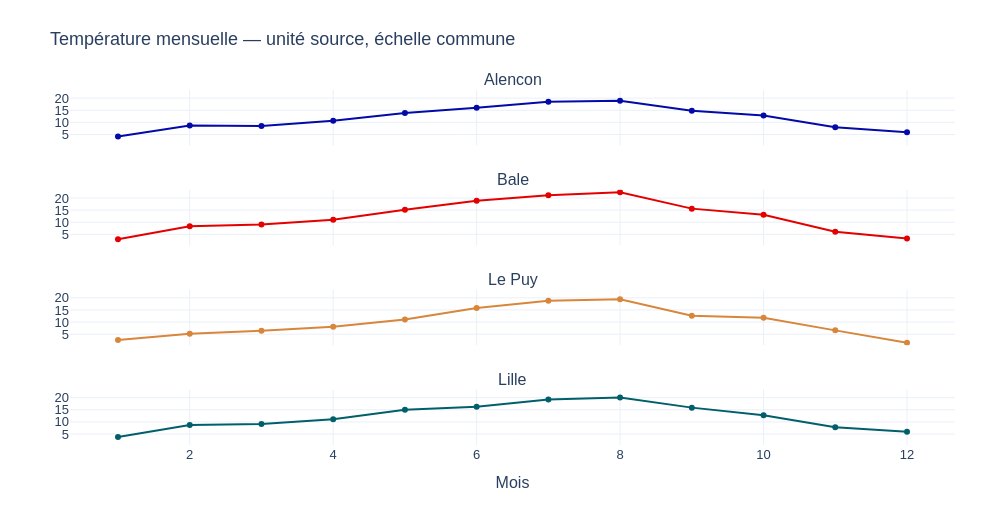

Notebook code cell kept with this figure:
### Markdown cell above
### <b><div style='padding:15px;background-color:#d8dcd6;color:#030aa7;font-size:120%;text-align: left'>Plotly</div></b>

### Code cell
ID_GRAPHIQUE = '02_04'
BIBLIOTHEQUE = 'plotly'
fig=make_subplots(rows=4,cols=1,shared_xaxes=True,shared_yaxes=True,subplot_titles=list(a.columns))
for i,col in enumerate(a):fig.add_trace(go.Scatter(x=a.index,y=a[col],name=col,showlegend=False),row=i+1,col=1)
fig.update_yaxes(range=[float(a.min().min())-1,float(a.max().max())+1]);fig.update_xaxes(title_text='Mois',row=4,col=1)
montrer_plotly(fig,'Température mensuelle — unité source, échelle commune')

### Figure 1 — Plotly figure (JSON) as saved in the notebook; plotly's stock layout.template omitted (floating-point values rounded to 4 significant figures)
{"data": [{"name": "Alencon", "showlegend": false, "type": "scatter", "x": [1, 2, 3, 4, 5, 6, 7, 8, 9, 10, 11, 12], "xaxis": "x", "y": [4.193, 8.759, 8.56, 10.64, 13.83, 16.0, 18.54, 18.96, 14.82, 12.84, 8.013, 5.973], "yaxis": "y"}, {"name": "Bale", "showlegend": false, "type": "scatter", "x": [1, 2, 3, 4, 5, 6, 7, 8, 9, 10, 11, 12], "xaxis": "x2", "y": [2.956, 8.307, 9.102, 11.0, 15.14, 18.86, 21.15, 22.36, 15.61, 13.05, 6.076, 3.26], "yaxis": "y2"}, {"name": "Le Puy", "showlegend": false, "type": "scatter", "x": [1, 2, 3, 4, 5, 6, 7, 8, 9, 10, 11, 12], "xaxis": "x3", "y": [2.623, 5.142, 6.395, 8.088, 11.1, 15.81, 18.83, 19.45, 12.65, 11.76, 6.583, 1.486], "yaxis": "y3"}, {"name": "Lille", "showlegend": false, "type": "scatter", "x": [1, 2, 3, 4, 5, 6, 7, 8, 9, 10, 11, 12], "xaxis": "x4", "y": [3.783, 8.717, 9.101, 11.07, 15.03, 16.23, 19.27, 20.02, 15.9, 12.78, 7.831, 5.933], "yaxis": "y4"}], "layout": {"annotations": [{"font": {"size": 16}, "showarrow": false, "text": "Alencon", "x": 0.5, "xanchor": "center", "xref": "paper", "y": 1, "yanchor": "bottom", "yref": "paper"}, {"font": {"size": 16}, "showarrow": false, "text": "Bale", "x": 0.5, "xanchor": "center", "xref": "paper", "y": 0.7188, "yanchor": "bottom", "yref": "paper"}, {"font": {"size": 16}, "showarrow": false, "text": "Le Puy", "x": 0.5, "xanchor": "center", "xref": "paper", "y": 0.4375, "yanchor": "bottom", "yref": "paper"}, {"font": {"size": 16}, "showarrow": false, "text": "Lille", "x": 0.5, "xanchor": "center", "xref": "paper", "y": 0.1562, "yanchor": "bottom", "yref": "paper"}], "font": {"family": "Arial", "size": 13}, "height": 520, "margin": {"b": 75, "l": 70, "r": 45, "t": 90}, "title": {"text": "Température mensuelle — unité source, échelle commune"}, "width": 1000, "xaxis": {"anchor": "y", "domain": [0, 1], "matches": "x4", "showticklabels": false}, "xaxis2": {"anchor": "y2", "domain": [0, 1], "matches": "x4", "showticklabels": false}, "xaxis3": {"anchor": "y3", "domain": [0, 1], "matches": "x4", "showticklabels": false}, "xaxis4": {"anchor": "y4", "domain": [0, 1], "title": {"text": "Mois"}}, "yaxis": {"anchor": "x", "domain": [0.8438, 1], "range": [0.4863, 23.36]}, "yaxis2": {"anchor": "x2", "domain": [0.5625, 0.7188], "range": [0.4863, 23.36]}, "yaxis3": {"anchor": "x3", "domain": [0.2812, 0.4375], "range": [0.4863, 23.36]}, "yaxis4": {"anchor": "x4", "domain": [0, 0.1562], "range": [0.4863, 23.36]}}}
